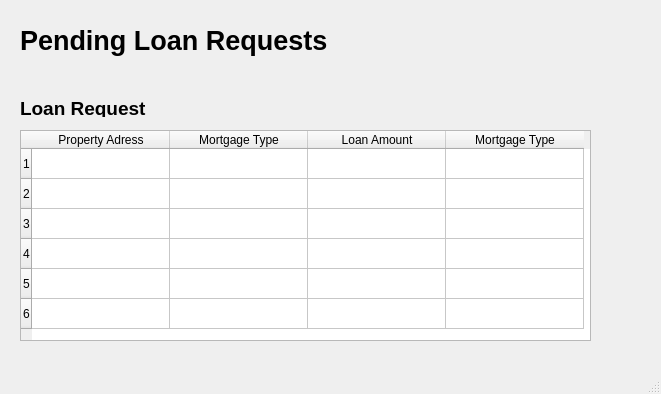
<?xml version="1.0" encoding="UTF-8"?>
<ui version="4.0">
 <class>MainWindow</class>
 <widget class="QMainWindow" name="MainWindow">
  <property name="geometry">
   <rect>
    <x>0</x>
    <y>0</y>
    <width>661</width>
    <height>394</height>
   </rect>
  </property>
  <property name="windowTitle">
   <string>MainWindow</string>
  </property>
  <widget class="QWidget" name="centralwidget">
   <widget class="QLabel" name="label">
    <property name="geometry">
     <rect>
      <x>20</x>
      <y>20</y>
      <width>401</width>
      <height>41</height>
     </rect>
    </property>
    <property name="font">
     <font>
      <pointsize>20</pointsize>
      <weight>75</weight>
      <bold>true</bold>
     </font>
    </property>
    <property name="text">
     <string>Pending Loan Requests</string>
    </property>
   </widget>
   <widget class="QTableWidget" name="tableWidget">
    <property name="enabled">
     <bool>true</bool>
    </property>
    <property name="geometry">
     <rect>
      <x>20</x>
      <y>130</y>
      <width>571</width>
      <height>211</height>
     </rect>
    </property>
    <property name="maximumSize">
     <size>
      <width>571</width>
      <height>16777215</height>
     </size>
    </property>
    <attribute name="horizontalHeaderDefaultSectionSize">
     <number>138</number>
    </attribute>
    <attribute name="verticalHeaderDefaultSectionSize">
     <number>30</number>
    </attribute>
    <row>
     <property name="text">
      <string>1</string>
     </property>
    </row>
    <row>
     <property name="text">
      <string>2</string>
     </property>
    </row>
    <row>
     <property name="text">
      <string>3</string>
     </property>
    </row>
    <row>
     <property name="text">
      <string>4</string>
     </property>
    </row>
    <row>
     <property name="text">
      <string>5</string>
     </property>
    </row>
    <row>
     <property name="text">
      <string>6</string>
     </property>
    </row>
    <column>
     <property name="text">
      <string>Property Adress</string>
     </property>
     <property name="font">
      <font>
       <kerning>true</kerning>
      </font>
     </property>
    </column>
    <column>
     <property name="text">
      <string>Mortgage Type</string>
     </property>
    </column>
    <column>
     <property name="text">
      <string>Loan Amount</string>
     </property>
    </column>
    <column>
     <property name="text">
      <string>Mortgage Type</string>
     </property>
    </column>
   </widget>
   <widget class="QLabel" name="label_2">
    <property name="geometry">
     <rect>
      <x>20</x>
      <y>100</y>
      <width>141</width>
      <height>17</height>
     </rect>
    </property>
    <property name="font">
     <font>
      <pointsize>14</pointsize>
      <weight>75</weight>
      <italic>false</italic>
      <bold>true</bold>
     </font>
    </property>
    <property name="text">
     <string>Loan Request</string>
    </property>
   </widget>
  </widget>
  <widget class="QStatusBar" name="statusbar"/>
 </widget>
 <resources/>
 <connections/>
</ui>
